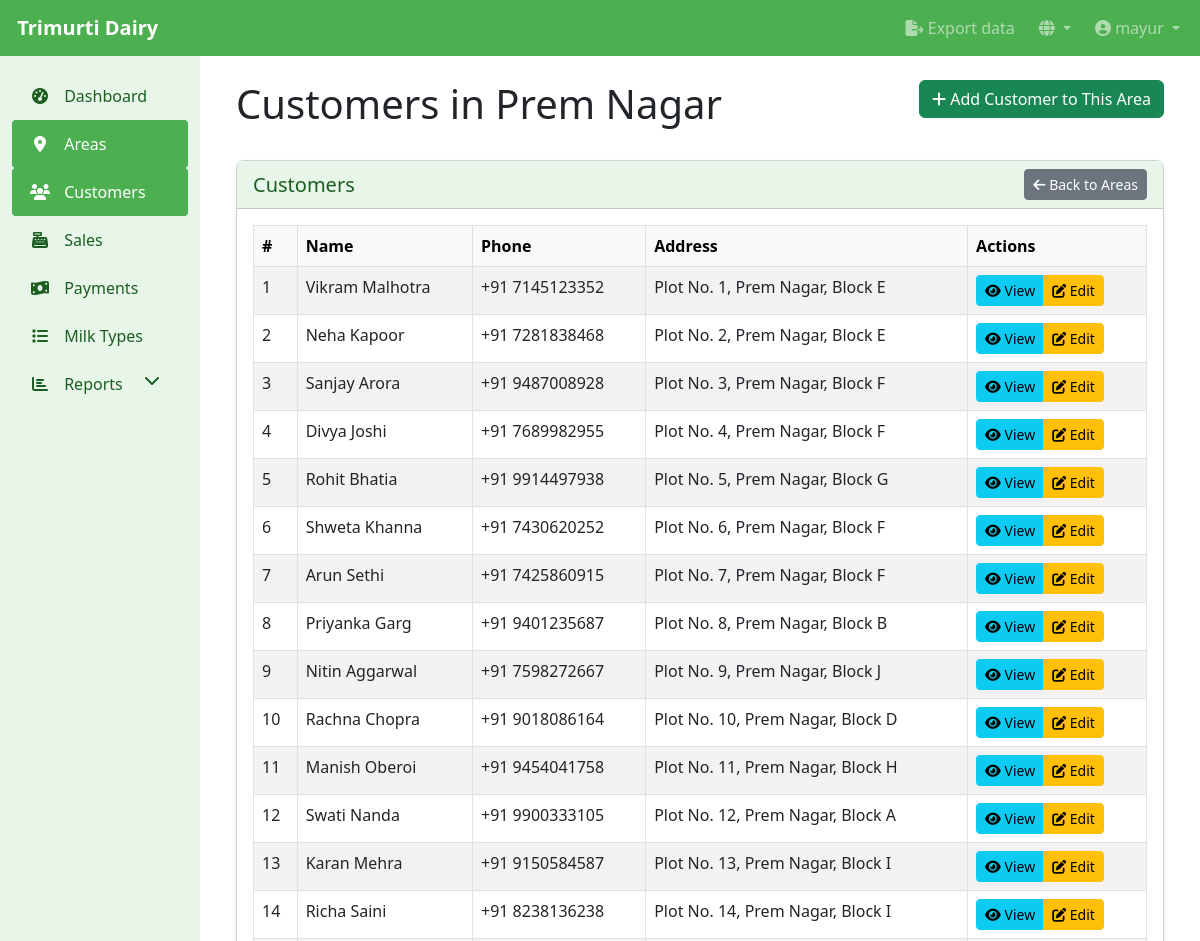
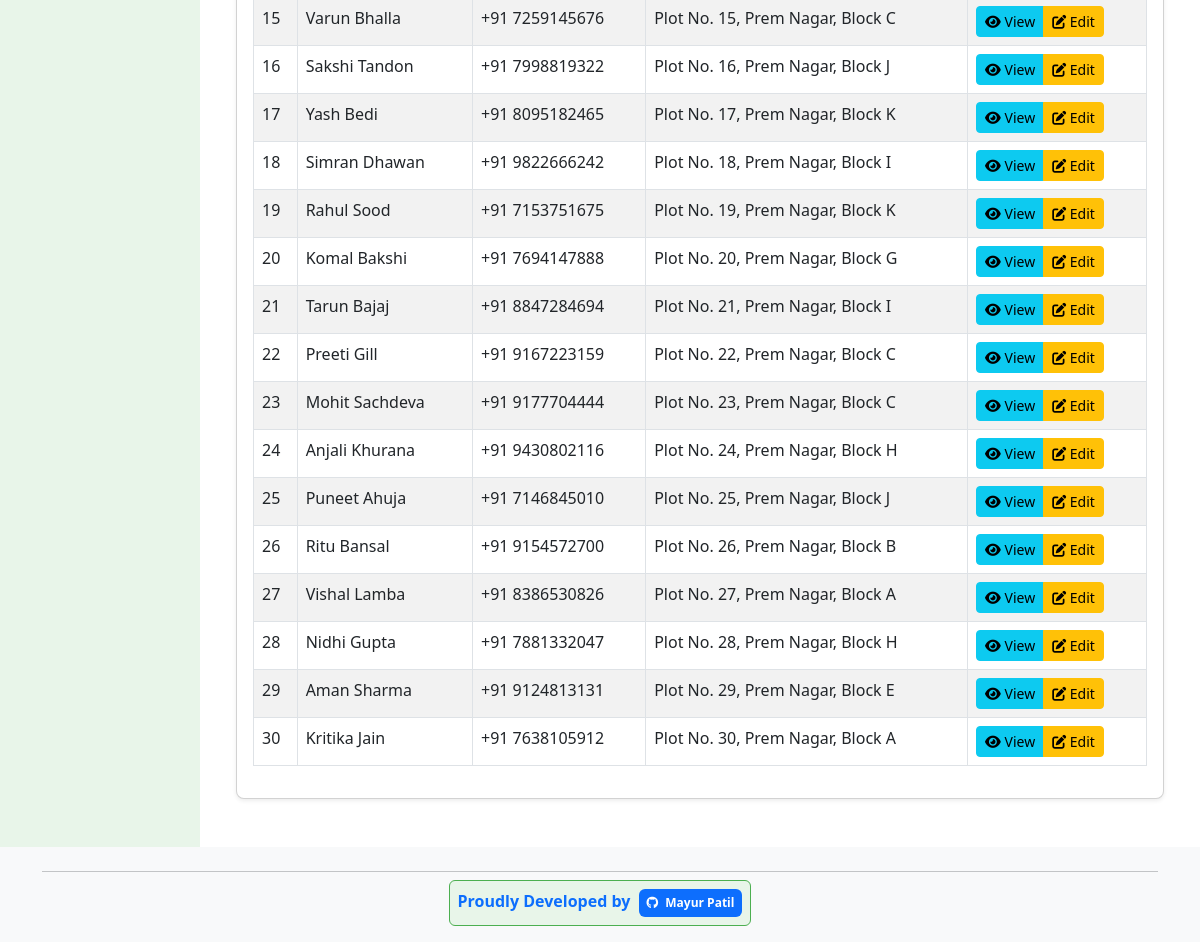
/en/dairy/areas/4/customers/ (signed in), run on the app's committed database (2 pictures, top to bottom).
### dairy_app/models.py (models this page shows, shortened)
class Area(models.Model):
    name = models.CharField(max_length=100)
    description = models.TextField(blank=True, null=True)
    user = models.ForeignKey(User, on_delete=models.CASCADE, related_name='areas')
    class Meta:
        ordering = ['name']

class Customer(models.Model):
    user = models.ForeignKey(User, on_delete=models.CASCADE, related_name='customers')
    name = models.CharField(max_length=200)
    address = models.TextField(blank=True, null=True)
    phone = models.CharField(max_length=20, blank=True, null=True)
    milk_types = models.ManyToManyField(MilkType, related_name='customers')
    area = models.ForeignKey(Area, on_delete=models.SET_NULL, null=True, blank=True, related_name='customers')
    date_joined = models.DateTimeField(auto_now_add=True)
    class Meta:
        ordering = ['name']

### dairy_app/views.py (the view)
# urls.py: path('areas/<int:pk>/customers/', views.area_customers_view, name='area_customers'),
@login_required
def area_customers_view(request, pk):
    area = get_object_or_404(Area, pk=pk, user=request.user)
    customers = Customer.objects.filter(area=area).order_by('date_joined')  # Sort by creation time for milk distribution route
    context = {
        'area': area,
        'customers': customers
    }
    return render(request, 'dairy_app/area_customers.html', context)

### dairy_app/templates/dairy_app/area_customers.html (shortened to what this page needs)
{% extends 'base.html' %}
{% load i18n %}
{% block content %}
<div class="container">
    <div class="row mb-4">
        <div class="col-md-8">
            <h1>{% trans "Customers in" %} {{ area.name }}</h1>
        </div>
        <div class="col-md-4 text-end">
            <a href="{% url 'customer_add' %}?area={{ area.id }}" class="btn btn-success">
                <i class="fas fa-plus"></i> {% trans "Add Customer to This Area" %}
            </a>
        </div>
    </div>
    <div class="card">
        <div class="card-header">
            <div class="d-flex justify-content-between align-items-center">
                <h5 class="mb-0">{% trans "Customers" %}</h5>
                <a href="{% url 'area_list' %}" class="btn btn-sm btn-secondary">
                    <i class="fas fa-arrow-left"></i> {% trans "Back to Areas" %}
                </a>
            </div>
        </div>
        <div class="card-body">
            {% if customers %}
            <div class="table-responsive">
                <table class="table table-striped table-bordered table-hover">
                    <thead class="table-light">
                        <tr>
                            <th>#</th>
                            <th>{% trans "Name" %}</th>
                            <th>{% trans "Phone" %}</th>
                            <th>{% trans "Address" %}</th>
                            <th>{% trans "Actions" %}</th>
                        </tr>
                    </thead>
                    <tbody>
                        {% for customer in customers %}
                        <tr>
                            <td>{{ forloop.counter }}</td>
                            <td>{{ customer.name }}</td>
                            <td>{{ customer.phone|default:"-" }}</td>
                            <td>{{ customer.address|default:"-" }}</td>
                            <td>
                                <div class="btn-group" role="group">
                                    <a href="{% url 'customer_detail' customer.id %}" class="btn btn-sm btn-info">
                                        <i class="fas fa-eye"></i> {% trans "View" %}
                                    </a>
                                    <a href="{% url 'customer_edit' customer.id %}" class="btn btn-sm btn-warning">
                                        <i class="fas fa-edit"></i> {% trans "Edit" %}
                                    </a>
                                </div>
                            </td>
                        </tr>
                        {% endfor %}
                    </tbody>
                </table>
            </div>
            {% endif %}
        </div>
    </div>
</div>
{% endblock %}

### templates/base.html (shortened to what this page needs)
<!DOCTYPE html>
<html lang="{% if LANGUAGE_CODE %}{{ LANGUAGE_CODE }}{% else %}en{% endif %}">
<head>
    {% load i18n %}
    <link href="https://cdn.jsdelivr.net/npm/bootstrap@5.3.0/dist/css/bootstrap.min.css" rel="stylesheet">
    <link href="https://cdnjs.cloudflare.com/ajax/libs/font-awesome/6.4.0/css/all.min.css" rel="stylesheet">
</head>
<body>
    <nav class="navbar navbar-expand-lg navbar-dark fixed-top">
        <div class="container-fluid">
            <a class="navbar-brand" href="{% url 'dashboard' %}">
                 {% trans "Trimurti Dairy" %}
            </a>
            <div class="collapse navbar-collapse" id="navbarNav">
                <ul class="navbar-nav">
                    {% if user.is_authenticated %}
                    <li class="nav-item me-2">
                        <a class="nav-link {% if request.resolver_match.url_name == 'customer_export' %}active{% endif %}" href="{% url 'customer_export' %}">
                            <i class="fas fa-file-export"></i> {% trans "Export data" %}
                        </a>
                    </li>
                    <li class="nav-item dropdown me-2">
                        <a class="nav-link dropdown-toggle" href="#" id="languageDropdown" role="button" data-bs-toggle="dropdown" aria-expanded="false">
                            <i class="fas fa-globe"></i>
                        </a>
                            {% load i18n %}
                            {% get_current_language as LANGUAGE_CODE %}
                            {% get_available_languages as LANGUAGES %}
                            {% get_language_info_list for LANGUAGES as languages %}
                    </li>
                    <li class="nav-item dropdown">
                        <a class="nav-link dropdown-toggle" href="#" id="navbarDropdown" role="button" data-bs-toggle="dropdown" aria-expanded="false">
                            <i class="fas fa-user-circle"></i> {{ user.username }}
                        </a>
                    </li>
                    {% else %}
                    <li class="nav-item">
                        <a class="nav-link" href="{% url 'login' %}">{% trans "Login" %}</a>
                    </li>
                    {% endif %}
                </ul>
            </div>
        </div>
    </nav>
    <div class="container-fluid">
        <div class="row">
            {% if user.is_authenticated %}
            <div class="col-md-3 col-lg-2 d-md-block sidebar collapse">
                <div class="position-sticky pt-3">
                    <ul class="nav flex-column">
                        <li class="nav-item">
                            <a class="nav-link {% if request.resolver_match.url_name == 'dashboard' %}active{% endif %}" href="{% url 'dashboard' %}">
                                <i class="fas fa-tachometer-alt"></i> {% trans "Dashboard" %}
                            </a>
                        </li>
                        <li class="nav-item">
                            <a class="nav-link {% if 'area' in request.resolver_match.url_name %}active{% endif %}" href="{% url 'area_list' %}">
                                <i class="fas fa-map-marker-alt"></i> {% trans "Areas" %}
                            </a>
                        </li>
                        <li class="nav-item">
                            <a class="nav-link {% if 'customer' in request.resolver_match.url_name %}active{% endif %}" href="{% url 'customer_list' %}">
                                <i class="fas fa-users"></i> {% trans "Customers" %}
                            </a>
                        </li>
                        <li class="nav-item">
                            <a class="nav-link {% if 'sale' in request.resolver_match.url_name %}active{% endif %}" href="{% url 'sale_list' %}">
                                <i class="fas fa-cash-register fa-fw"></i> {% trans "Sales" %}
                            </a>
                        </li>
                        <li class="nav-item">
                            <a class="nav-link {% if 'payment' in request.resolver_match.url_name %}active{% endif %}" href="{% url 'payment_list' %}">
                                <i class="fas fa-money-bill-wave fa-fw"></i> {% trans "Payments" %}
                            </a>
                        </li>
                        <li class="nav-item">
                            <a class="nav-link {% if 'milk_type' in request.resolver_match.url_name %}active{% endif %}" href="{% url 'milk_type_list' %}">
                                <i class="fas fa-list"></i> {% trans "Milk Types" %}
                            </a>
                        </li>
                        <li class="nav-item">
                            <a class="nav-link" href="#" data-bs-toggle="collapse" data-bs-target="#reportsCollapse" aria-expanded="false">
                                <i class="fas fa-chart-bar"></i> {% trans "Reports" %} <i class="fas fa-chevron-down float-end"></i>
                            </a>
                        </li>
                    </ul>
                </div>
            </div>
            {% endif %}
            <main class="{% if user.is_authenticated %}col-md-9 ms-sm-auto col-lg-10 px-md-4{% else %}col-12{% endif %} main-content">
                {% block content %}{% endblock %}
            </main>
        </div>
    </div>
    <footer class="footer mt-auto py-3 bg-light">
        <div class="container">
            <div class="row">
                <div class="col-12 text-center">
                    <hr class="my-2">
                    <div class="developer-credit p-2 d-inline-block rounded" style="background-color: var(--light-color); border: 1px solid var(--primary-color);">
                        <strong class="text-primary">{% trans "Proudly Developed by" %}</strong>
                        <a href="https://github.com/mayur5204" target="_blank" class="text-decoration-none ms-1">
                            <span class="badge bg-primary p-2">
                                <i class="fab fa-github me-1"></i> Mayur Patil
                            </span>
                        </a>
                    </div>
                </div>
            </div>
        </div>
    </footer>
</body>
</html>

### templates/base.html (style rules this page uses)
:root { --primary-color: #4CAF50; --accent-color: #FFC107; --light-color: #E8F5E9; --dark-color: #1B5E20; }
body { padding-top: 56px; min-height: 100vh; display: flex; flex-direction: column; padding-bottom: 60px; }
.navbar { background-color: var(--primary-color); }
.navbar-brand { font-weight: bold; }
.sidebar { background-color: var(--light-color); min-height: calc(100vh - 56px); }
.sidebar .nav-link { color: var(--dark-color); padding: 0.75rem 1rem; border-radius: 0.25rem; }
.sidebar .nav-link.active { background-color: var(--primary-color); color: white; }
.sidebar .nav-link i { margin-right: 0.5rem; width: 24px; text-align: center; }
.card { margin-bottom: 1.5rem; border-radius: 0.5rem; box-shadow: 0 0.125rem 0.25rem rgba(0, 0, 0, 0.075); }
.card-header { background-color: var(--light-color); color: var(--dark-color); font-weight: 600; }
.main-content { flex: 1; padding: 1.5rem; }
footer { background-color: var(--light-color); padding: 1rem 0; margin-top: auto; }
@media (min-width: 992px) { body { padding-bottom: 0; } }

### data on the page
Area: name "Prem Nagar"
Customer: name "Vikram Malhotra", phone "+91 7145123352", address "Plot No. 1, Prem Nagar, Block E"
Customer: name "Neha Kapoor", phone "+91 7281838468", address "Plot No. 2, Prem Nagar, Block E"
Customer: name "Sanjay Arora", phone "+91 9487008928", address "Plot No. 3, Prem Nagar, Block F"
Customer: name "Divya Joshi", phone "+91 7689982955", address "Plot No. 4, Prem Nagar, Block F"
Customer: name "Rohit Bhatia", phone "+91 9914497938", address "Plot No. 5, Prem Nagar, Block G"
Customer: name "Shweta Khanna", phone "+91 7430620252", address "Plot No. 6, Prem Nagar, Block F"
Customer: name "Arun Sethi", phone "+91 7425860915", address "Plot No. 7, Prem Nagar, Block F"
Customer: name "Priyanka Garg", phone "+91 9401235687", address "Plot No. 8, Prem Nagar, Block B"
Customer: name "Nitin Aggarwal", phone "+91 7598272667", address "Plot No. 9, Prem Nagar, Block J"
Customer: name "Rachna Chopra", phone "+91 9018086164", address "Plot No. 10, Prem Nagar, Block D"
Customer: name "Manish Oberoi", phone "+91 9454041758", address "Plot No. 11, Prem Nagar, Block H"
Customer: name "Swati Nanda", phone "+91 9900333105", address "Plot No. 12, Prem Nagar, Block A"
Customer: name "Karan Mehra", phone "+91 9150584587", address "Plot No. 13, Prem Nagar, Block I"
Customer: name "Richa Saini", phone "+91 8238136238", address "Plot No. 14, Prem Nagar, Block I"
Customer: name "Varun Bhalla", phone "+91 7259145676", address "Plot No. 15, Prem Nagar, Block C"
Customer: name "Sakshi Tandon", phone "+91 7998819322", address "Plot No. 16, Prem Nagar, Block J"
Customer: name "Yash Bedi", phone "+91 8095182465", address "Plot No. 17, Prem Nagar, Block K"
Customer: name "Simran Dhawan", phone "+91 9822666242", address "Plot No. 18, Prem Nagar, Block I"
Customer: name "Rahul Sood", phone "+91 7153751675", address "Plot No. 19, Prem Nagar, Block K"
Customer: name "Komal Bakshi", phone "+91 7694147888", address "Plot No. 20, Prem Nagar, Block G"
Customer: name "Tarun Bajaj", phone "+91 8847284694", address "Plot No. 21, Prem Nagar, Block I"
Customer: name "Preeti Gill", phone "+91 9167223159", address "Plot No. 22, Prem Nagar, Block C"
Customer: name "Mohit Sachdeva", phone "+91 9177704444", address "Plot No. 23, Prem Nagar, Block C"
Customer: name "Anjali Khurana", phone "+91 9430802116", address "Plot No. 24, Prem Nagar, Block H"
Customer: name "Puneet Ahuja", phone "+91 7146845010", address "Plot No. 25, Prem Nagar, Block J"
Customer: name "Ritu Bansal", phone "+91 9154572700", address "Plot No. 26, Prem Nagar, Block B"
Customer: name "Vishal Lamba", phone "+91 8386530826", address "Plot No. 27, Prem Nagar, Block A"
Customer: name "Nidhi Gupta", phone "+91 7881332047", address "Plot No. 28, Prem Nagar, Block H"
Customer: name "Aman Sharma", phone "+91 9124813131", address "Plot No. 29, Prem Nagar, Block E"
Customer: name "Kritika Jain", phone "+91 7638105912", address "Plot No. 30, Prem Nagar, Block A"

### other printed values
{{ user.username }} "mayur"
